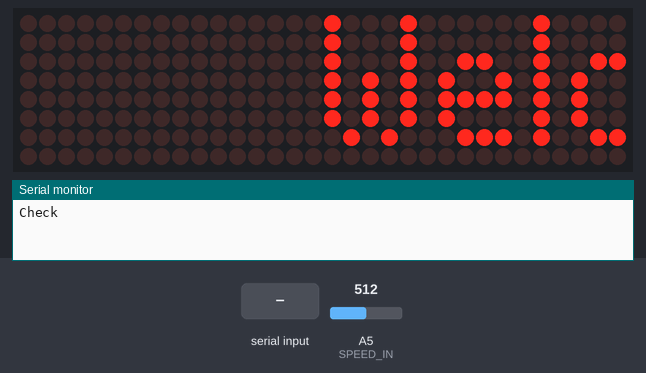
Bench run of a sketch on a simulated Arduino Uno, built with avr-gcc and run on an emulated ATmega328P. Shown: 32×8 LED matrix, the last lines printed to the serial monitor. Inputs (shaded band) come from the test bench; at power-on: A5 (SPEED_IN) = 512.

Above: at 1.2 s.
1.3 s: "1" received over Serial
At 1.3 s:
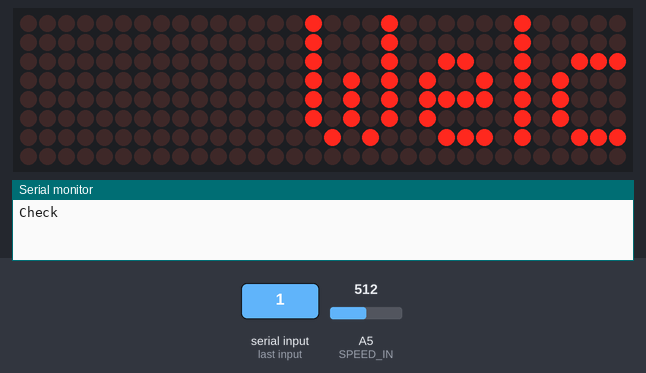
At 5.81 s:
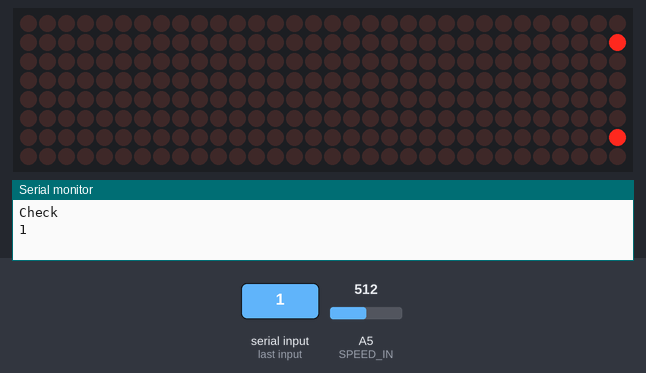

The sketch:

Arduino_BT_to_LED_Display.ino
```cpp
// Program to demonstrate the MD_Parola library
//
// For every string defined by pc[] iterate through all combinations
// of entry and exit effects.
//
// Animation speed can be controlled using a pot on pin SPEED_IN
//
// NOTE: MD_MAX72xx library must be installed and configured for the LED
// matrix type being used. Refer documentation included in the MD_MAX72xx
// library or see this link:
// https://majicdesigns.github.io/MD_MAX72XX/page_hardware.html
//

#include <MD_Parola.h>
#include <MD_MAX72xx.h>
#include <SPI.h>

// Define the number of devices we have in the chain and the hardware interface
// NOTE: These pin numbers will probably not work with your hardware and may
// need to be adapted
#define	MAX_DEVICES	4
#define	CLK_PIN		13
#define	DATA_PIN	11
#define	CS_PIN		10

// set to 1 if we are implementing the user interface pot
#define	USE_UI_CONTROL	1

#if USE_UI_CONTROL
#define	SPEED_IN	A5
uint8_t	frameDelay = 25;	// default frame delay value
#endif // USE_UI_CONTROL

// Hardware SPI connection
MD_Parola P = MD_Parola(CS_PIN, MAX_DEVICES);
// Arbitrary output pins
// MD_Parola P = MD_Parola(DATA_PIN, CLK_PIN, CS_PIN, MAX_DEVICES);

#define	SPEED_TIME	25
#define	PAUSE_TIME	1000

// Turn on debug statements to the serial output
#define  DEBUG  0

#if  DEBUG
#define	PRINT(s, x)	{ Serial.print(F(s)); Serial.print(x); }
#define	PRINTS(x)	Serial.print(F(x))
#define	PRINTX(x)	Serial.println(x, HEX)
#else
#define	PRINT(s, x)
#define PRINTS(x)
#define PRINTX(x)
#endif

bool firsttime = true;
char c;
void Write(char *tulisan);
String stringOne;
char charBuf[200];

// Global variables
uint8_t  curText;
char	*pc[] =
{
  ""
};

uint8_t  inFX, outFX;
textEffect_t	effect[] =
{
  PA_SCROLL_LEFT
};

#if USE_UI_CONTROL
void doUI(void)
{
  // set the speed if it has changed
  {
    int16_t	speed = map(analogRead(SPEED_IN), 0, 1023, 0, 250);

    if (speed != (int16_t)P.getSpeed())
    {
//      P.setSpeed(speed);      //UNCOMMENT these lines to use variable resistor connected to pin A5 as the scrolling speed controller (*)
//      P.setPause(speed);      //(*)
//      frameDelay = speed;     //(*)

      int speed1 = 70;        //COMMENT these lines to use variable resistor as the scrolling speed controller (**) <- the smaller the value, the faster scrolling speed would be
      P.setSpeed(speed1);     //(**)
      P.setPause(speed1);     //(**)
      frameDelay = speed1;    //(**)

      PRINT("\nChanged speed to ", P.getSpeed());
    }
  }
}
#endif // USE_UI_CONTROL


char* string2char(String command){
    if(command.length()!=0){
        char *p = const_cast<char*>(command.c_str());
        return p;
    }
}


void setup(void)
{

#if USE_UI_CONTROL
  pinMode(SPEED_IN, INPUT);
  doUI();
#endif // USE_UI_CONTROL

  P.begin();
  P.setInvert(false);
  P.displayText(pc[curText], PA_CENTER, SPEED_TIME, PAUSE_TIME, effect[inFX], effect[outFX]);

  Serial.begin(9600);
  Serial.println("Check");

}

void loop()
{

  while (Serial.available())
  {

    if (Serial.available() > 0)
    {
      firsttime = false;
      stringOne = Serial.readString();
      Serial.println(stringOne);

      stringOne.toCharArray(charBuf, 200) ;
    }


    Serial.flush();
  }

if (firsttime == false) Write(charBuf);
else Write("Welcome!");

}


void Write(char *tulisan)
{

#if USE_UI_CONTROL
	doUI();
#endif // USE_UI_CONTROL


char *pc[] = {tulisan};

  if (P.displayAnimate()) // animates and returns true when an animation is completed
  {
    // Set the display for the next string.
    curText = (++curText);
    P.setTextBuffer(pc[curText]);

    // When we have gone back to the first string, set a new exit effect
    // and when we have done all those set a new entry effect.
    if (curText == 0)
    {
      outFX = (++outFX);
      if (outFX == 0)
      {
        inFX = (++inFX);
        if (inFX == 0)
          P.setInvert(!P.getInvert());
      }

      P.setTextEffect(effect[inFX], effect[outFX]);
    }

    // Tell Parola we have a new animation
    P.displayReset();
  }
}
```
